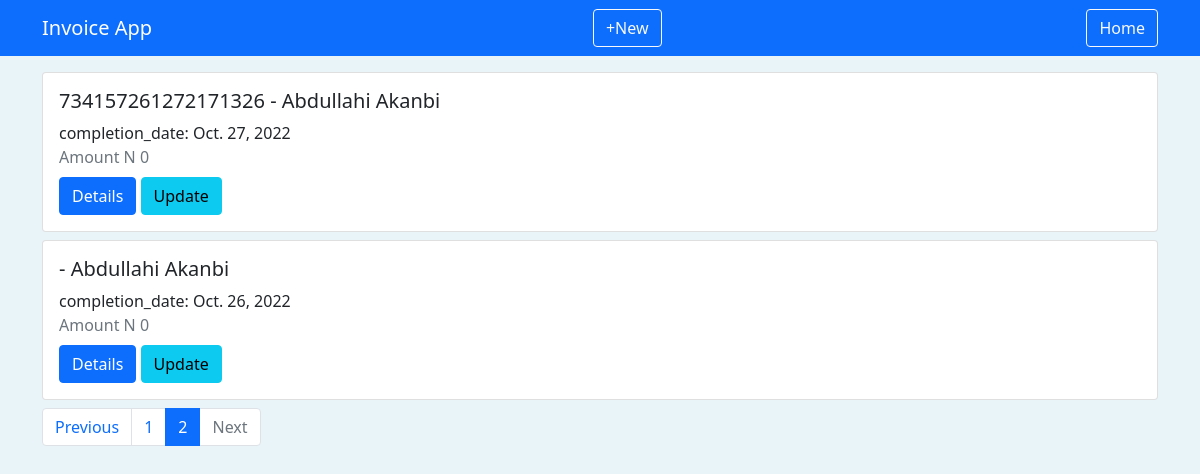
Page /?page=2 (signed in) on the committed database.
### invoices/models.py (models this page shows, shortened)
class Invoice(models.Model):
    profile         = models.ForeignKey(Profile, on_delete=models.CASCADE)
    receiver        = models.ForeignKey(Receiver, on_delete=models.CASCADE)
    number          = models.CharField(max_length=10, blank=True)
    completion_date = models.DateField()
    issue_date      = models.DateField()
    payment_date    = models.DateField()
    created         = models.DateTimeField(auto_now=True)
    closed          = models.BooleanField(default=False)
    tags            = models.ManyToManyField(Tag, blank=True)
    @property
    def tags(self):
        return self.tags.all()
    @property
    def positions(self):
        return self.positions_set.all()
    @property
    def total_amount(self):
        total   = 0
        qs      = self.positions
        for pos in qs:
            total += pos.amount
        return "{:,}".format(total)

### receivers/models.py (models this page shows, shortened)
class Receiver(models.Model):
    name    = models.CharField(max_length= 200)
    address = models.TextField()
    website = models.URLField(blank=True)
    created = models.DateTimeField(default=datetime.now)
    logo = models.ImageField(default= 'images/logo.png')

### invoices/views.py (the view)
# urls.py: path('', InvoiceListView.as_view(), name = 'main'),
class InvoiceListView(ListView):
    model           = Invoice
    template_name   = "invoices/main.html" #default invoice_list.html
    paginate_by     = 4
    context_object_name = 'qs'
    def get_queryset(self):
        profile = get_object_or_404(Profile, user = self.request.user)
        return super().get_queryset().filter(profile = profile).order_by('-created') #this is an alternative for returning qs

### invoices/templates/invoices/main.html (shortened to what this page needs)
{% extends "index.html" %} {% block title %} Home {% endblock title %} {% block content %}  {% if qs %} {% for obj in qs %}
<div class="card mb-2" style="width: 100%">
    <div class="card-body">
        <h5 class="card-title">{{obj.number}} - {{obj.receiver.name}}</h5>
        <div class="card-text">completion_date: {{obj.completion_date}}</div>
        <div class="text-muted">Amount N {{obj.total_amount}}</div>
        <div class="mt-2">
            <a href="{% url 'invoices:detail' obj.pk %}" class="btn btn-primary">Details</a> {% if not obj.closed %}
            <a href="{% url 'invoices:update' obj.pk %}" class="btn btn-info">Update</a> {% endif %}
        </div>
    </div>
</div>
{% endfor %} {% else %}
<h3>No Invoices created ...</h3>
{% endif %} {% if is_paginated %}
<nav aria-label="invoice pagination">
    <ul class="pagination">
        <li class="page-item {% if page_obj.has_previous %} {% else %} disabled {% endif %}">
            <a {% if page_obj.has_previous %} href="?page={{page_obj.previous_page_number}}" {% endif %} class="page-link" tabindex="-1" aria-disabled="true">Previous</a>
        </li>
        {% for i in paginator.page_range %}
        <li class="page-item {% if page_obj.number == i %} active {% endif %}">
            <a class="page-link" href="?page={{i}}">{{i}}</a>
        </li>
        {% endfor %}
        <li class="page-item {% if page_obj.has_next %} {% else %} disabled {% endif %}">
            <a {% if page_obj.has_next %} href="?page={{page_obj.next_page_number}}" {% endif %} class="page-link">Next</a>
        </li>
    </ul>
</nav>
{% endif %} {% endblock content %}

### static/style.css (style rules this page uses)
body { background-color: #e8f4f8; }

### rows in the picture
Invoice: number "734157261272171326", receiver.name "Abdullahi Akanbi", completion_date "Oct. 27, 2022", total_amount "0", closed "Update"
Invoice: receiver.name "Abdullahi Akanbi", completion_date "Oct. 26, 2022", total_amount "0", closed "Update"

### other values in the picture
{{ i }} "1" "2"
